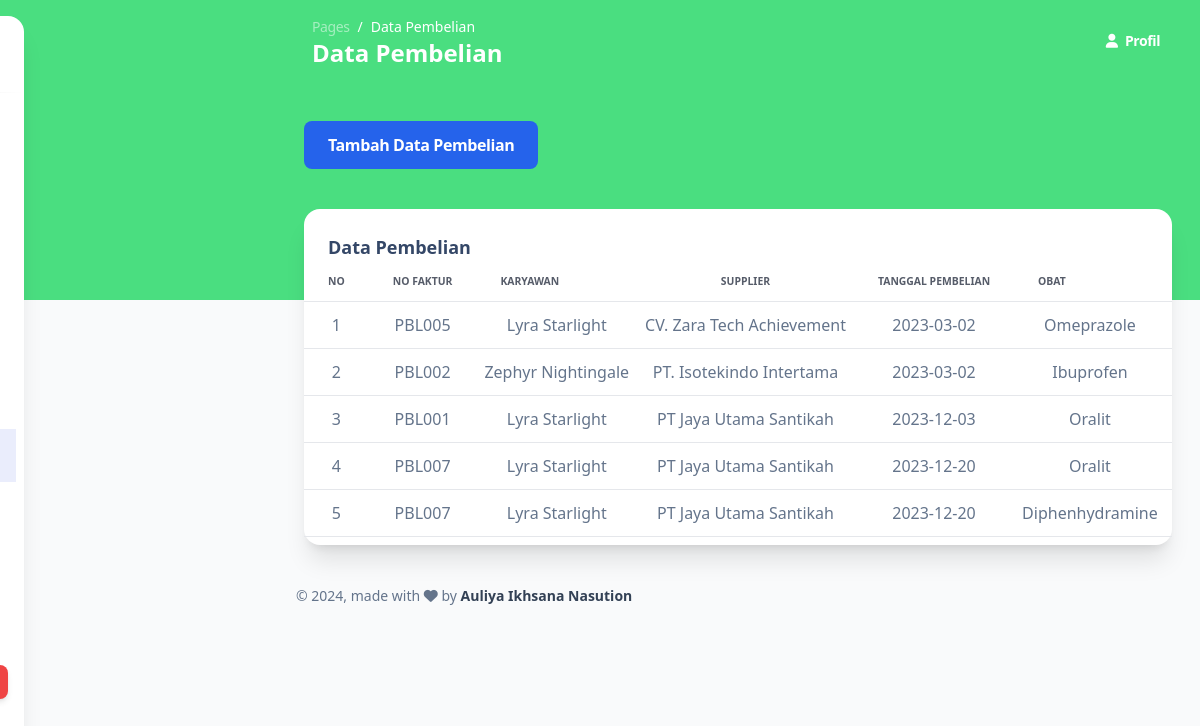
The page /build/pages/datapembelian.php (signed in) on the database its author committed.
### tables this page shows
CREATE TABLE `pembelian` (
  `no_faktur` char(10) NOT NULL DEFAULT '',
  `tanggal` date DEFAULT NULL,
  `id_karyawan` char(10) DEFAULT NULL,
  `id_supplier` char(10) DEFAULT NULL,
  `total_bayar` int(20) DEFAULT NULL
);

CREATE TABLE `karyawan` (
  `id_karyawan` char(10) NOT NULL DEFAULT '',
  `nama_karyawan` varchar(255) DEFAULT NULL,
  `alamat` varchar(100) DEFAULT NULL,
  `no_telepon` varchar(20) DEFAULT NULL
);

CREATE TABLE `supplier` (
  `id_supplier` char(10) NOT NULL DEFAULT '',
  `nama_supplier` varchar(100) DEFAULT NULL,
  `alamat` varchar(100) DEFAULT NULL,
  `no_telepon` varchar(50) DEFAULT NULL
);

CREATE TABLE `obat` (
  `id_obat` int(11) NOT NULL,
  `nama_obat` varchar(255) DEFAULT NULL,
  `jenis` varchar(255) DEFAULT NULL,
  `harga` int(11) DEFAULT NULL,
  `stok` int(11) DEFAULT NULL,
  `id_supplier` char(10) DEFAULT NULL
);

### build/pages/datapembelian.php (the view, shortened to what this page needs)
<!DOCTYPE html>
<html>
<head>
  <link href="../assets/css/nucleo-icons.css" rel="stylesheet" />
  <link href="../assets/css/nucleo-svg.css" rel="stylesheet" />
  <link href="../assets/css/argon-dashboard-tailwind.css?v=1.0.1" rel="stylesheet" />
  <script src="https://cdn.tailwindcss.com"></script>
</head>
<body class="m-0 font-sans text-base antialiased font-normal dark:bg-slate-900 leading-default bg-gray-50 text-slate-500">
  <div class="absolute w-full bg-green-400 dark:hidden min-h-75"></div>
  <aside class="fixed inset-y-0 flex-wrap items-center justify-between block w-full p-0 my-4 overflow-y-auto antialiased transition-transform duration-200 -translate-x-full bg-white border-0 shadow-xl dark:shadow-none dark:bg-slate-850 max-w-64 ease-nav-brand z-990 xl:ml-6 rounded-2xl xl:left-0 xl:translate-x-0" aria-expanded="false">
    <div class="h-19">
      <a class="block px-8 py-6 m-0 text-sm whitespace-nowrap dark:text-white text-slate-700" href="datapembelian.php" target="_blank">
      </a>
    </div>
    <hr class="h-px mt-0 bg-transparent bg-gradient-to-r from-transparent via-black/40 to-transparent dark:bg-gradient-to-r dark:from-transparent dark:via-white dark:to-transparent" />
    <div class="items-center block w-auto max-h-screen overflow-auto h-sidenav grow basis-full">
      <ul class="flex flex-col pl-0 mb-0">
        <li class="mt-0.5 w-full">
          <a class="py-2.7  dark:text-white dark:opacity-80 text-sm ease-nav-brand my-0 mx-2 flex items-center whitespace-nowrap rounded-lg px-4 font-semibold text-slate-700 transition-colors" href="dashboard.php">
          </a>
        </li>
        <li class="mt-0.5 w-full">
          <a class=" dark:text-white dark:opacity-80 py-2.7 text-sm ease-nav-brand my-0 mx-2 flex items-center whitespace-nowrap px-4 transition-colors" href="datapelanggan.php">
          </a>
        </li>
        <li class="mt-0.5 w-full">
          <a class=" dark:text-white dark:opacity-80 py-2.7 text-sm ease-nav-brand my-0 mx-2 flex items-center whitespace-nowrap px-4 transition-colors" href="datakaryawan.php">
          </a>
        </li>
        <li class="mt-0.5 w-full">
          <a class=" dark:text-white dark:opacity-80 py-2.7 text-sm ease-nav-brand my-0 mx-2 flex items-center whitespace-nowrap px-4 transition-colors" href="dataobat.php">
          </a>
        </li>
        <li class="mt-0.5 w-full">
          <a class=" dark:text-white dark:opacity-80 py-2.7 text-sm ease-nav-brand my-0 mx-2 flex items-center whitespace-nowrap px-4 transition-colors" href="datasupplier.php">
          </a>
        </li>
        <li class="mt-0.5 w-full">
          <a class=" dark:text-white dark:opacity-80 py-2.7 text-sm ease-nav-brand my-0 mx-2 flex items-center whitespace-nowrap px-4 transition-colors" href="datapenjualan.php">
          </a>
        </li>
        <li class="mt-0.5 w-full">
          <a class="bg-blue-500/13 dark:text-white dark:opacity-80 py-2.7 text-sm ease-nav-brand my-0 mx-2 flex items-center whitespace-nowrap px-4 transition-colors" href="datapembelian.php">
          </a>
        </li>
      </ul>
    </div>
    <div class="mx-4">
      <div class="relative flex flex-col min-w-0 break-words bg-transparent border-0 shadow-none rounded-2xl bg-clip-border" sidenav-card>
        <div class="flex-auto w-full p-4 pt-0 text-center">
        </div>
      </div>
      <a class="inline-block w-full px-8 py-2 text-xs font-bold leading-normal text-center text-white align-middle transition-all ease-in bg-red-500 border-0 rounded-lg shadow-md select-none bg-150 bg-x-25 hover:shadow-xs hover:-translate-y-px" href="logout.php">LOG OUT</a>
    </div>
  </aside>
  <main class="relative h-full max-h-screen transition-all duration-200 ease-in-out xl:ml-68 rounded-xl">
    <nav class="relative flex flex-wrap items-center justify-between px-0 py-2 mx-6 transition-all ease-in shadow-none duration-250 rounded-2xl lg:flex-nowrap lg:justify-start" navbar-main navbar-scroll="false">
      <div class="flex items-center justify-between w-full px-4 py-1 mx-auto flex-wrap-inherit">
        <nav>
          <ol class="flex flex-wrap pt-1 mr-12 bg-transparent rounded-lg sm:mr-16">
            <li class="text-sm leading-normal">
              <a class="text-white opacity-50" href="javascript:;">Pages</a>
            </li>
            <li class="text-sm pl-2 capitalize leading-normal text-white before:float-left before:pr-2 before:text-white before:content-['/']" aria-current="page">Data Pembelian</li>
          </ol>
          <h6 class="mb-0 font-bold text-white capitalize text-2xl">Data Pembelian</h6>
        </nav>
        <div class="flex items-center mt-2 grow sm:mt-0 sm:mr-6 md:mr-0 lg:flex lg:basis-auto">
          <ul class="flex flex-row justify-end pl-0 mb-0 list-none md-max:w-full">
            <li class="flex items-center">
              <a href="profile.php" class="block px-0 py-2 text-sm font-semibold text-white transition-all ease-nav-brand">
                <i class="fa fa-user sm:mr-1"></i>
                <span class="hidden sm:inline">Profil</span>
              </a>
            </li>
          </ul>
        </div>
      </div>
    </nav>
    <div class="mb-10 mt-10 w-fit">
      <a href="function/tambahdatapembelian.php" class="block ms-8 mt-6 py-3 px-6 rounded-lg bg-blue-600 text-white hover:bg-slate-400 hover:scale-110 font-bold ">Tambah Data Pembelian</a>
    </div>
    <div class="flex flex-wrap -mx-3 ms-5 mt-4 me-4">
      <div class="flex-none w-full max-w-full px-3">
        <div class="relative flex flex-col min-w-0 mb-6 break-words bg-white border-0 border-transparent border-solid shadow-xl dark:bg-slate-850 dark:shadow-dark-xl rounded-2xl bg-clip-border">
          <div class="p-6 pb-0 mb-0 border-b-0 border-b-solid rounded-t-2xl border-b-transparent">
            <h6 class="dark:text-white font-semibold text-lg">Data Pembelian</h6>
          </div>
          <div class="flex-auto px-0 pt-0 pb-2 ">
            <div class="p-0 overflow-x-auto">
              <table class="items-center w-full mb-0 align-top border-collapse dark:border-white/40 text-slate-500">
                <thead class="align-bottom">
                  <tr>
                    <th class="px-6 py-3 font-bold text-left uppercase align-middle bg-transparent border-b  #FFFFFFborder-collapse shadow-none dark:border-white/40 dark:text-white text-xxs border-b-solid tracking-none whitespace-nowrap text-slate-900 opacity-70 w-[5%]">No</th>
                    <th class="px-6 py-3 font-bold text-left uppercase align-middle bg-transparent border-b border-collapse shadow-none dark:border-white/40 dark:text-white text-xxs border-b-solid tracking-none whitespace-nowrap text-slate-900 opacity-70">No Faktur</th>
                    <th class="px-6 py-3 font-bold text-left uppercase align-middle bg-transparent border-b border-collapse shadow-none dark:border-white/40 dark:text-white text-xxs border-b-solid tracking-none whitespace-nowrap text-slate-900 opacity-70">Karyawan</th>
                    <th class="px-6 py-3 font-bold text-center uppercase align-middle bg-transparent border-b border-collapse shadow-none dark:border-white/40 dark:text-white text-xxs border-b-solid tracking-none whitespace-nowrap text-slate-900 opacity-70">Supplier</th>
                    <th class="px-6 py-3 font-bold text-center uppercase align-middle bg-transparent border-b border-collapse shadow-none dark:border-white/40 dark:text-white text-xxs border-b-solid tracking-none whitespace-nowrap text-slate-900 opacity-70">Tanggal Pembelian</th>
                    <th class="px-6 py-3 font-bold text-left uppercase align-middle bg-transparent border-b border-collapse shadow-none dark:border-white/40 dark:text-white text-xxs border-b-solid tracking-none whitespace-nowrap text-slate-900 opacity-70">Obat</th>
                    <th class="px-6 py-3 font-bold text-left uppercase align-middle bg-transparent border-b border-collapse shadow-none dark:border-white/40 dark:text-white text-xxs border-b-solid tracking-none whitespace-nowrap text-slate-900 opacity-70">Jumlah</th>
                  </tr>
                </thead>
                <tbody class="align-center">
                  <?php
                  include "function/koneksi.php";
                  $data = mysqli_query($conn, "SELECT pembelian.no_faktur, pembelian.tanggal, karyawan.nama_karyawan, supplier.nama_supplier, obat.nama_obat, obat.id_obat, detail_pembelian.jumlah, detail_pembelian.harga, detail_pembelian.id_detail_pembelian
                    FROM pembelian, detail_pembelian, karyawan, supplier, obat
                                WHERE pembelian.no_faktur = detail_pembelian.no_faktur AND
                                detail_pembelian.id_obat = obat.id_obat AND
                                pembelian.id_karyawan = karyawan.id_karyawan AND
                                pembelian.id_supplier = supplier.id_supplier
                                ORDER BY pembelian.tanggal");
                  $num = 1;
                  while ($row = mysqli_fetch_array($data)) {
                  ?>
                    <tr>
                      <td class="p-2 align-middle bg-transparent border-b dark:border-white/40 whitespace-nowrap shadow-transparent text-center w-[5%]"><?php echo $num++ ?>
                      </td>
                      <td class="p-2 align-middle bg-transparent border-b dark:border-white/40 whitespace-nowrap shadow-transparent text-center"><?php echo $row['no_faktur'] ?>
                      </td>
                      <td class="p-2 align-middle bg-transparent border-b dark:border-white/40 whitespace-nowrap shadow-transparent text-center"><?php echo $row['nama_karyawan'] ?>
                      </td>
                      <td class="p-2 align-middle bg-transparent border-b dark:border-white/40 whitespace-nowrap shadow-transparent text-center"><?php echo $row['nama_supplier'] ?>
                      </td>
                      <td class="p-2 align-middle bg-transparent border-b dark:border-white/40 whitespace-nowrap shadow-transparent text-center"><?php echo $row['tanggal'] ?>
                      </td>
                      <td class="p-2 align-middle bg-transparent border-b dark:border-white/40 whitespace-nowrap shadow-transparent text-center"><?php echo $row['nama_obat'] ?>
                      </td>
                      <td class="p-2 align-middle bg-transparent border-b dark:border-white/40 whitespace-nowrap shadow-transparent text-center"><?php echo $row['jumlah'] ?>
                      </td>
                    <?php
                  }
                    ?>
                    </tr>
                </tbody>
              </table>
            </div>
          </div>
        </div>
      </div>
    </div>
    <footer class="pt-4">
      <div class="w-full px-6 mx-auto">
        <div class="flex flex-wrap items-center -mx-3 lg:justify-between">
          <div class="w-full max-w-full px-3 mt-0 mb-6 shrink-0 lg:mb-0 lg:w-1/2 lg:flex-none">
            <div class="text-sm leading-normal text-center text-slate-500 lg:text-left">
              ©
              made with <i class="fa fa-heart"></i> by
              <span class="font-semibold text-slate-700 dark:text-white">Auliya Ikhsana Nasution</span>
            </div>
          </div>
        </div>
      </div>
    </footer>
</body>
<script src="./assets/js/argon-dashboard-tailwind.js?v=1.0.1" async></script>
</html>

### rows shown on the page
pembelian: no_faktur "PBL005", id_karyawan.nama_karyawan "Lyra Starlight", id_supplier.nama_supplier "CV. Zara Tech Achievement", tanggal "2023-03-02", obat.nama_obat "Omeprazole"
pembelian: no_faktur "PBL002", id_karyawan.nama_karyawan "Zephyr Nightingale", id_supplier.nama_supplier "PT. Isotekindo Intertama", tanggal "2023-03-02", obat.nama_obat "Ibuprofen"
pembelian: no_faktur "PBL001", id_karyawan.nama_karyawan "Lyra Starlight", id_supplier.nama_supplier "PT Jaya Utama Santikah", tanggal "2023-12-03", obat.nama_obat "Oralit"
pembelian: no_faktur "PBL007", id_karyawan.nama_karyawan "Lyra Starlight", id_supplier.nama_supplier "PT Jaya Utama Santikah", tanggal "2023-12-20", obat.nama_obat "Oralit", obat.nama_obat "Diphenhydramine"
